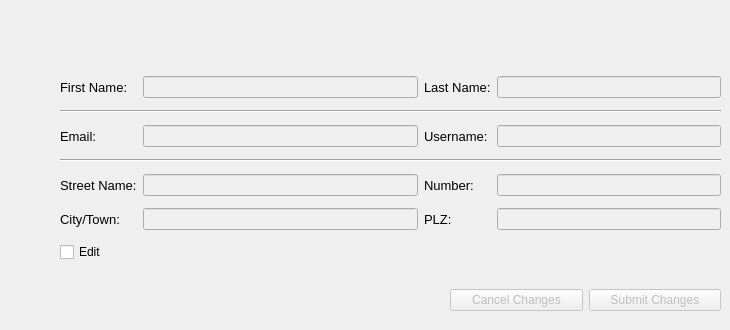
      <widget class="QWidget" name="pageShowUserInfo">
       <widget class="QWidget" name="horizontalLayoutWidget_3">
        <property name="geometry">
         <rect>
          <x>450</x>
          <y>280</y>
          <width>271</width>
          <height>41</height>
         </rect>
        </property>
        <layout class="QHBoxLayout" name="horizontalButtonsUserInfo">
         <item>
          <widget class="QPushButton" name="buttonCancelInfoChangeUser">
           <property name="enabled">
            <bool>false</bool>
           </property>
           <property name="text">
            <string>Cancel Changes</string>
           </property>
          </widget>
         </item>
         <item>
          <widget class="QPushButton" name="buttonSubmitInfoChangeUser">
           <property name="enabled">
            <bool>false</bool>
           </property>
           <property name="text">
            <string>Submit Changes</string>
           </property>
          </widget>
         </item>
        </layout>
       </widget>
       <widget class="QWidget" name="gridLayoutWidget_2">
        <property name="geometry">
         <rect>
          <x>60</x>
          <y>70</y>
          <width>661</width>
          <height>201</height>
         </rect>
        </property>
        <layout class="QGridLayout" name="gridRegistration_2">
         <item row="5" column="1" colspan="2">
          <widget class="QLineEdit" name="lineCityName_2">
           <property name="enabled">
            <bool>false</bool>
           </property>
          </widget>
         </item>
         <item row="3" column="0" colspan="5">
          <widget class="Line" name="line_3">
           <property name="orientation">
            <enum>Qt::Horizontal</enum>
           </property>
          </widget>
         </item>
         <item row="1" column="0" colspan="5">
          <widget class="Line" name="line_4">
           <property name="orientation">
            <enum>Qt::Horizontal</enum>
           </property>
          </widget>
         </item>
         <item row="0" column="4">
          <widget class="QLineEdit" name="lineNameLast_2">
           <property name="enabled">
            <bool>false</bool>
           </property>
          </widget>
         </item>
         <item row="0" column="3">
          <widget class="QLabel" name="labelNameLast_2">
           <property name="font">
            <font>
             <pointsize>10</pointsize>
            </font>
           </property>
           <property name="text">
            <string>Last Name:</string>
           </property>
          </widget>
         </item>
         <item row="0" column="1" colspan="2">
          <widget class="QLineEdit" name="lineNameFirst_2">
           <property name="enabled">
            <bool>false</bool>
           </property>
          </widget>
         </item>
         <item row="2" column="4">
          <widget class="QLineEdit" name="lineUsername_2">
           <property name="enabled">
            <bool>false</bool>
           </property>
          </widget>
         </item>
         <item row="0" column="0">
          <widget class="QLabel" name="labelNameFirst_2">
           <property name="font">
            <font>
             <pointsize>10</pointsize>
            </font>
           </property>
           <property name="text">
            <string>First Name:</string>
           </property>
          </widget>
         </item>
         <item row="4" column="4">
          <widget class="QLineEdit" name="lineStreetNumber_2">
           <property name="enabled">
            <bool>false</bool>
           </property>
          </widget>
         </item>
         <item row="2" column="0">
          <widget class="QLabel" name="labelEmail_2">
           <property name="font">
            <font>
             <pointsize>10</pointsize>
            </font>
           </property>
           <property name="text">
            <string>Email:</string>
           </property>
          </widget>
         </item>
         <item row="5" column="0">
          <widget class="QLabel" name="labelCityName_2">
           <property name="font">
            <font>
             <pointsize>10</pointsize>
            </font>
           </property>
           <property name="text">
            <string>City/Town:</string>
           </property>
          </widget>
         </item>
         <item row="5" column="4">
          <widget class="QLineEdit" name="lineCityPLZ_2">
           <property name="enabled">
            <bool>false</bool>
           </property>
          </widget>
         </item>
         <item row="4" column="3">
          <widget class="QLabel" name="labelStreetNr_2">
           <property name="font">
            <font>
             <pointsize>10</pointsize>
            </font>
           </property>
           <property name="text">
            <string>Number:</string>
           </property>
          </widget>
         </item>
         <item row="2" column="3">
          <widget class="QLabel" name="labelUsername_2">
           <property name="font">
            <font>
             <pointsize>10</pointsize>
            </font>
           </property>
           <property name="text">
            <string>Username:</string>
           </property>
          </widget>
         </item>
         <item row="5" column="3">
          <widget class="QLabel" name="labelCityPLZ_2">
           <property name="font">
            <font>
             <pointsize>10</pointsize>
            </font>
           </property>
           <property name="text">
            <string>PLZ:</string>
           </property>
          </widget>
         </item>
         <item row="2" column="1" colspan="2">
          <widget class="QLineEdit" name="lineEmail_2">
           <property name="enabled">
            <bool>false</bool>
           </property>
           <property name="minimumSize">
            <size>
             <width>275</width>
             <height>0</height>
            </size>
           </property>
          </widget>
         </item>
         <item row="4" column="1" colspan="2">
          <widget class="QLineEdit" name="lineStreetName_2">
           <property name="enabled">
            <bool>false</bool>
           </property>
          </widget>
         </item>
         <item row="4" column="0">
          <widget class="QLabel" name="labelStreetName_2">
           <property name="font">
            <font>
             <pointsize>10</pointsize>
            </font>
           </property>
           <property name="text">
            <string>Street Name:</string>
           </property>
          </widget>
         </item>
         <item row="6" column="0">
          <widget class="QCheckBox" name="checkBoxEditUserInfo">
           <property name="text">
            <string>Edit</string>
           </property>
          </widget>
         </item>
        </layout>
       </widget>
      </widget>
